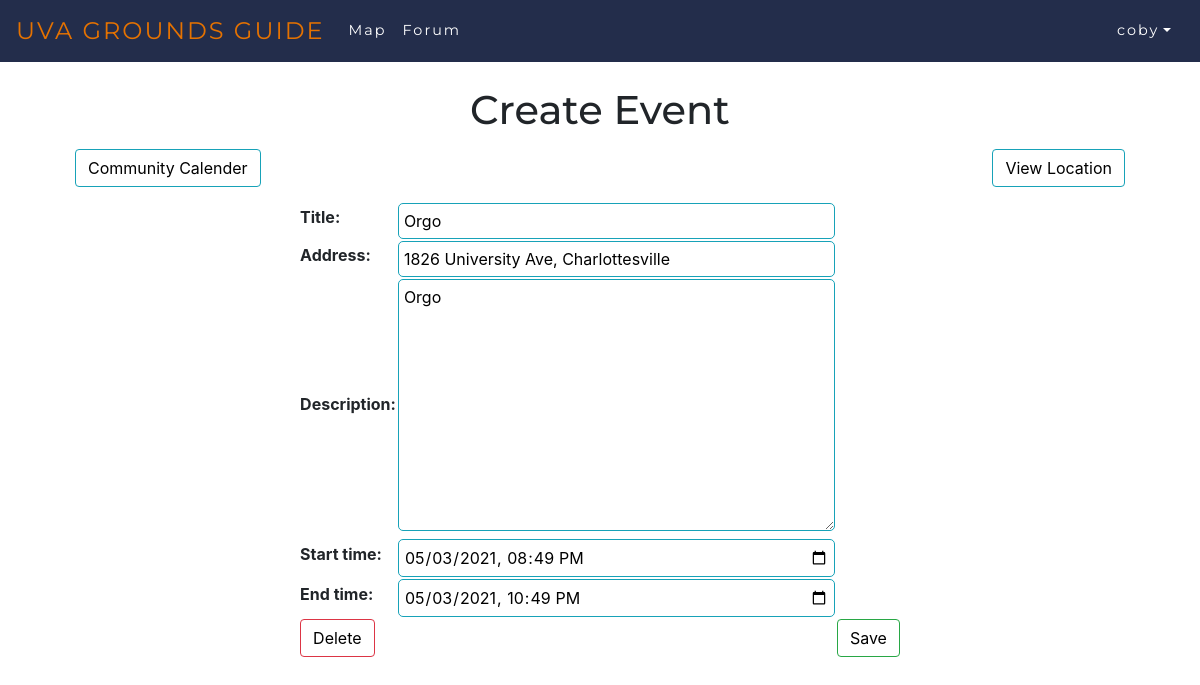
Screenshot of /forum/event/edit/1/ (signed in) with the database file from the repository.
### CommunitySchedule/models.py (models this page shows, shortened)
class CommunityEvent(models.Model):
    title = models.CharField(max_length=200)
    address = models.CharField(max_length=200, default="1826 University Ave, Charlottesville")
    description = models.TextField()
    start_time = models.DateTimeField()
    end_time = models.DateTimeField()

### CommunitySchedule/views.py (the view, shortened to what this page needs)
# urls.py: url(r'^event/edit/(?P<event_id>\d+)/$', views.communityevent, name='event_edit'),
@login_required
def communityevent(request, event_id=None):
    instance = CommunityEvent()
    if event_id:
        instance = get_object_or_404(CommunityEvent, pk=event_id)
    else:
        instance = CommunityEvent()
    form = EventForm(request.POST or None, instance=instance)
    if request.POST and 'save' in request.POST and form.is_valid():
        form.save()
        return HttpResponseRedirect(reverse('CommunitySchedule:CommunitySchedule'))
    if request.POST and 'delete' in request.POST:
        if event_id:
            CommunityEvent.objects.filter(pk=event_id).delete()
            return HttpResponseRedirect(reverse('CommunitySchedule:CommunitySchedule'))
    return render(request, 'CommunitySchedule/event2.html', {'form': form})

### CommunitySchedule/forms.py
class EventForm(ModelForm):
  class Meta:
    model = CommunityEvent
    widgets = {
      'start_time': DateInput(attrs={'type': 'datetime-local'}, format='%Y-%m-%dT%H:%M'),
      'end_time': DateInput(attrs={'type': 'datetime-local'}, format='%Y-%m-%dT%H:%M'),
    }
    fields = '__all__'
  def __init__(self, *args, **kwargs):
    super(EventForm, self).__init__(*args, **kwargs)
    self.fields['start_time'].input_formats = ('%Y-%m-%dT%H:%M',)
    self.fields['end_time'].input_formats = ('%Y-%m-%dT%H:%M',)

### CommunitySchedule/templates/CommunitySchedule/event2.html (shortened to what this page needs)
{% extends 'CommunitySchedule/base.html' %}
{% load socialaccount %}
{% block content %}
<div class="container">
  <br>
  <center>
  <h1>Create Event</h1>
</center>
<div class="clearfix">
  <a class="btn btn-info left" href="{% url 'CommunitySchedule:CommunitySchedule' %}"> Community Calender </a>
  <form method="post">
  <td colspan="2"><button type="submit" name="location" class="btn btn-info right">View Location</button></td>
</div>
  <table class="form form-table">
    {{ form }}
    <tr>
      <td colspan="2"><button type="submit" name="delete" class="btn btn-danger left">Delete</button></td>
      <td colspan="2"><button type="submit" name="save" class="btn btn-success right">Save</button></td>
    </tr>
  </table>
</div>
{% endblock %}

### map/templates/map/base.html (shortened to what this page needs)
{% load static %}
{% load socialaccount %}
<!doctype html>
<html lang="en">
  <head>
    <link rel="stylesheet" href="https://cdn.jsdelivr.net/npm/bootstrap@4.6.0/dist/css/bootstrap.min.css">
    <link rel="stylesheet" type="text/css" href="{% static 'maps/nav-style.css' %}">
    <link rel="stylesheet" type="text/css" href="{% static 'forum/style.css' %}">
  </head>
  <body>
    <nav class="navbar navbar-expand-lg navbar-custom">
      <a class="navbar-brand" href="/">UVA Grounds Guide</a>
      {% if user.is_authenticated %}
      <div class="collapse navbar-collapse">
        <ul class="navbar-nav mr-auto">
          <li class="nav-item"><a class="nav-link" href="/map/">Map</a></li>
          <li class="nav-item"><a class="nav-link" href="/forum/">Forum</a></li>
        </ul>
      </div>
      {% endif %}
      <div class="collapse navbar-collapse justify-content-end">
        <ul class="navbar-nav ml-auto justify-content-end">
          {% if user.is_authenticated %}
          <li class="nav-item dropdown">
            <a href="#" class="nav-link dropdown-toggle" id="navbarDropdownMenuLink" data-toggle="dropdown" aria-haspopup="true" aria-expanded="false">{{user.username}}</a>
            </div>
          {% else %}
          <li class="nav-item"><button class="btn btn-light" type="button"><a href="{% provider_login_url 'google' %}">Sign in</button></a></li>
          {% endif %}
    </nav>
    <div class="container">
      <div id="content", name="content", class="main">
          <div class="container">
              <div class="row justify-content-center">
                  {% block content %}
                  {% endblock %}
              </div>
          </div>
      </div>
    </div>
  </body>
</html>

### map/static/maps/nav-style.css (style rules this page uses)
.navbar-custom { background-color: #232D4B; font-family: Montserrat !important; }
.navbar-custom .navbar-brand, .navbar-custom .navbar-text { color: #E57200; text-transform: uppercase; font-size: 1.5rem; }
.navbar a { color: white; letter-spacing: 2px; font-size: .9rem; }
ul { height: 100%; padding: 0px 5px 0px 20px; }
a { color: #17a2b8; }
.left { float: left; }
.right { float: right; }
.btn { outline: none; color: black; background-color: transparent; box-shadow: 0 0 0 0; }
.clearfix { margin: 15px; }
.form { margin: auto; }
.form input, .form select, .form textarea { border-radius: 5px; border: 1px solid #17a2b8; outline: none; background: none; padding: 5px; width: 100%; }

### forum/static/forum/style.css (style rules this page uses)
h1 { font-family: Montserrat; }

### rows the page displays
CommunityEvent: title "Orgo", address "1826 University Ave, Charlottesville", description "Orgo", start_time "05/03/2021 20:49", end_time "05/03/2021 22:49"

### other values shown
{{ user.username }} "coby"
